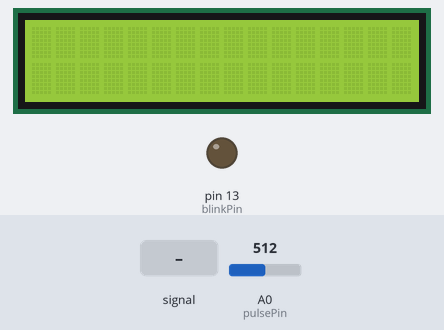
A sketch run on a simulated Arduino Uno, built with avr-gcc and run on an emulated ATmega328P. On the bench: 16×2 character LCD, output pins drawn as LEDs (lit = HIGH). The test bench sets the inputs (shaded band); at power-on: A0 (pulsePin) = 512. What the sketch prints to the serial monitor is not drawn.

Above: at 1.2 s.
1.3 s: A0 (pulsePin) fed a 2 Hz sine of ±306 counts around its level
At 2.63 s:
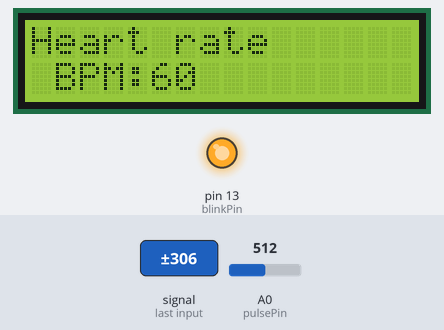
4.2 s: A0 (pulsePin) fed a 200 Hz sine of ±81 counts around its level
At 4.74 s:
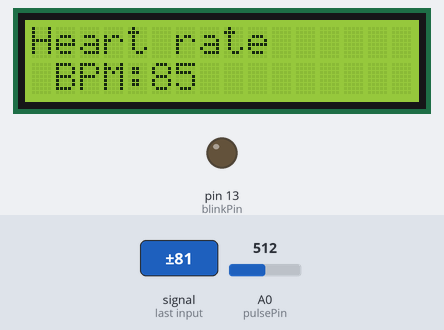
6.5 s: A0 (pulsePin) set to 513
At 9.31 s:
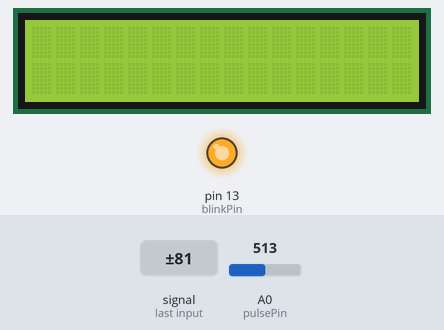
9.5 s: A0 (pulsePin) set to 306
At 10.0 s:
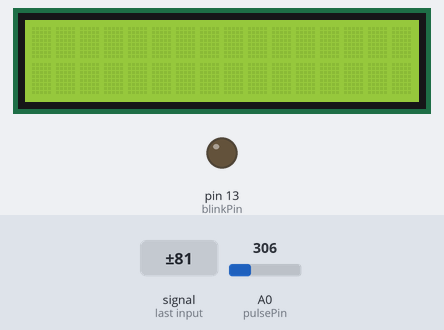
11.0 s: A0 (pulsePin) set to 393
12.5 s: A0 (pulsePin) set to 417
Timing chart, 0 to 15.0 s (numbered marks = the images above; inputs shaded):
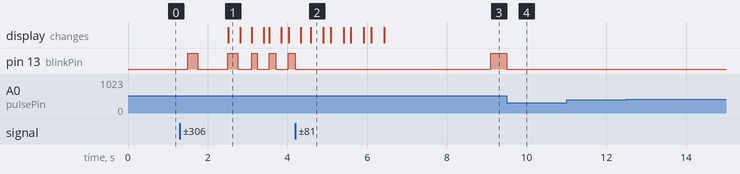

The sketch:

pulse_sensor.ino
```cpp
#include <LiquidCrystal.h>

const int rs = 12, en = 11, d4 = 5, d5 = 4, d6 = 3, d7 = 2;
LiquidCrystal lcd(12, 11, 5, 4, 3, 2);

int pulsePin = A0;
int blinkPin = 13;

volatile int BPM;
volatile int Signal;
volatile int IBI = 600;
volatile boolean Pulse = false;
volatile boolean QS = false;

static boolean serialVisual = true;

volatile int rate[10];
volatile unsigned long sampleCounter = 0;
volatile unsigned long lastBeatTime = 0;
volatile int P = 512;
volatile int T = 512;
volatile int thresh = 525;
volatile int amp = 100;
volatile boolean firstBeat = true;
volatile boolean secondBeat = false;

void setup()
{
  pinMode(blinkPin,OUTPUT);
  Serial.begin(115200);
  interruptSetup();


 lcd.begin(16, 2);
 lcd.clear();
}


void loop()
{
   serialOutput();

  if (QS == true)
    {


      serialOutputWhenBeatHappens();
      QS = false;
    }

  delay(20);
}


void interruptSetup()
{

  TCCR2A = 0x02;
  TCCR2B = 0x06;
  OCR2A = 0X7C;
  TIMSK2 = 0x02;
  sei();
}

void serialOutput()
{   // Decide How To Output Serial.
 if (serialVisual == true)
  {
     arduinoSerialMonitorVisual('-', Signal);
  }
 else
  {
      sendDataToSerial('S', Signal);
   }
}

void serialOutputWhenBeatHappens()
{
 if (serialVisual == true)
   {
     Serial.print(" Heart rate ");
     Serial.print("BPM: ");
     Serial.println(BPM);
     lcd.print("Heart rate ");
     lcd.setCursor(1,1);
     lcd.print("BPM: ");
     lcd.setCursor(5,1);
     lcd.print(BPM);

     delay(300);
     lcd.clear();
   }
 else
   {
     sendDataToSerial('B',BPM);
     sendDataToSerial('Q',IBI);
   }
}

void arduinoSerialMonitorVisual(char symbol, int data )
{
  const int sensorMin = 0;
  const int sensorMax = 1024;
  int sensorReading = data;
  int range = map(sensorReading, sensorMin, sensorMax, 0, 11);

}


void sendDataToSerial(char symbol, int data )
{
   Serial.print(symbol);
   Serial.println(data);
}

ISR(TIMER2_COMPA_vect)
{
  cli();
  Signal = analogRead(pulsePin);
  sampleCounter += 2;
  int N = sampleCounter - lastBeatTime;

  if(Signal < thresh && N > (IBI/5)*3)
    {
      if (Signal < T)
      {
        T = Signal;
      }
    }

  if(Signal > thresh && Signal > P)
    {
      P = Signal;
    }
  if (N > 250)
  {
    if ( (Signal > thresh) && (Pulse == false) && (N > (IBI/5)*3) )
      {
        Pulse = true;
        digitalWrite(blinkPin,HIGH);
        IBI = sampleCounter - lastBeatTime;
        lastBeatTime = sampleCounter;

        if(secondBeat)
        {
          secondBeat = false;
          for(int i=0; i<=9; i++)
          {
            rate[i] = IBI;
          }
        }

        if(firstBeat)
        {
          firstBeat = false;
          secondBeat = true;
          sei();
          return;
        }

      word runningTotal = 0;

      for(int i=0; i<=8; i++)
        {
          rate[i] = rate[i+1];
          runningTotal += rate[i];
        }

      rate[9] = IBI;
      runningTotal += rate[9];
      runningTotal /= 10;
      BPM = 60000/runningTotal;
      QS = true;

    }
  }

  if (Signal < thresh && Pulse == true)
    {
      digitalWrite(blinkPin,LOW);
      Pulse = false;
      amp = P - T;
      thresh = amp/2 + T;
      P = thresh;
      T = thresh;
    }

  if (N > 2500)
    {
      thresh = 512;
      P = 512;
      T = 512;
      lastBeatTime = sampleCounter;
      firstBeat = true;
      secondBeat = false;
    }

  sei();
}// end isr

int heartRate(int values[20]){
  int x;
  if(values[19]>110 && values[19]-values[0]>40){
    x = 10;
    }


return x;
}
```

Measured:
- the behaviour switches between 512 and 513 on A0 (pulsePin) (found by bisection; images 2 and 3)
- after the input at 1.3 s, pin 13 (blinkPin): LOW → HIGH after 0.20 s, → LOW 0.24 s later, → HIGH 0.75 s later, → LOW 0.25 s later, … (9 changes in this stretch); the display: changes after 1.2 s (image 1)
- after the input at 4.2 s, pin 13 (blinkPin): goes on until 4.2 s, then stays LOW
- after the input at 6.5 s, pin 13 (blinkPin): LOW → HIGH after 2.6 s
- after the input at 9.5 s, pin 13 (blinkPin): HIGH → LOW at once
- after the input at 11.0 s, every drawn part: stays the same
- after the input at 12.5 s, every drawn part: stays the same
